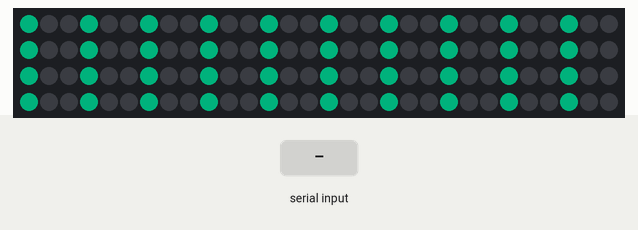
The sketch below on a simulated Arduino Uno, built with avr-gcc and run on an emulated ATmega328P. Parts: 120 RGB LEDs in strip order, left to right, continuing on the next row. Inputs (shaded band) come from the test bench. Dim RGB values are drawn brighter than linear.

Above: at 1.2 s.
1.3 s: byte 91 (91) received over Serial
At 1.41 s:
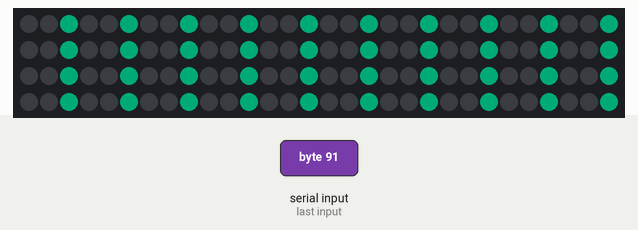
2.8 s: "93\n" received over Serial
At 2.9 s:
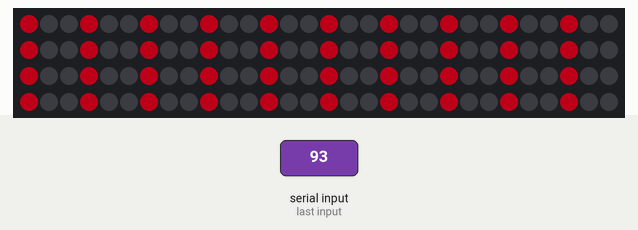
4.5 s: "v1\n" received over Serial
At 6.22 s:
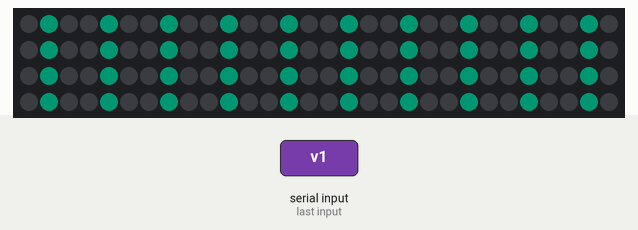
7.5 s: byte 93 (93) received over Serial
At 8.1 s:
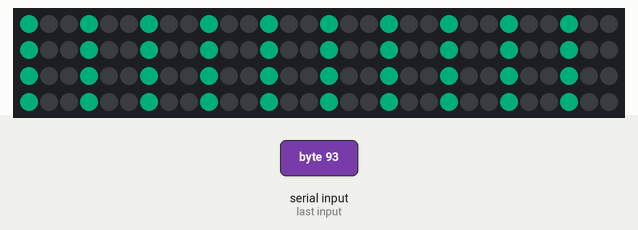

The sketch:

facetofesses-server-light.ino
```cpp
#include <Adafruit_NeoPixel.h>
#ifdef __AVR__
  #include <avr/power.h>
#endif

#define PIN 6

#define MIN_PROGRESS 0 // At the begining
#define MAX_PROGRESS 100 // At the end

#define MIN_COLOR 120 // At the begining
#define MAX_COLOR 255 // At the end

#define MIN_BRIGHTNESS 30 // At the begining
#define MAX_BRIGHTNESS 255 // At the end

#define MIN_BREATHING_DURATION 2000 // At the end - In milliseconds
#define MAX_BREATHING_DURATION 6000 // At the begining - milliIn seconds

int brightness = MIN_BRIGHTNESS;

int byte_read = 0;
int progress = 0;
bool chasing = false;

// Parameter 1 = number of pixels in strip
// Parameter 2 = Arduino pin number (most are valid)
// Parameter 3 = pixel type flags, add together as needed:
//   NEO_KHZ800  800 KHz bitstream (most NeoPixel products w/WS2812 LEDs)
//   NEO_KHZ400  400 KHz (classic 'v1' (not v2) FLORA pixels, WS2811 drivers)
//   NEO_GRB     Pixels are wired for GRB bitstream (most NeoPixel products)
//   NEO_RGB     Pixels are wired for RGB bitstream (v1 FLORA pixels, not v2)
//   NEO_RGBW    Pixels are wired for RGBW bitstream (NeoPixel RGBW products)
Adafruit_NeoPixel strip = Adafruit_NeoPixel(120, PIN, NEO_GRB + NEO_KHZ800);

void setup() {
  Serial.begin(115200);
  strip.begin();
  strip.setBrightness(100);
  strip.show();
}

void loop() {
  if (Serial.available()) {

    int p = 0;
    while (Serial.available()) {
      byte_read = Serial.read();
      if ( is_a_number(byte_read) ) {
        p = ascii2int(p, byte_read);
      }

      updateChasing(byte_read);

      // Wait 10ms to be sure to not miss the third character
      delay(10);
    }

    // Prevent unwanted values
    if (p >= MIN_PROGRESS && p <= MAX_PROGRESS) progress = p;
  }

  if (chasing) {
    brightnessModuler(progress);
    theaterChase(scaleValue(progress, MIN_PROGRESS, MAX_PROGRESS, MIN_COLOR, MAX_COLOR), 40);
  } else {
    for (uint16_t i=0; i < strip.numPixels(); i=i+3) {
      strip.setPixelColor(i, Wheel( (MIN_COLOR) % 255));
    }
    strip.show();
  }
}

boolean is_a_number(int n)
{
  return n >= 48 && n <= 57;
}

int ascii2int(int n, int byte_read)
{
  return n*10 + (byte_read - 48);
}

int updateChasing(int byte_read) {
  if (byte_read == 93) {
    chasing = false;
  } else if (byte_read == 91) {
    chasing = true;
  }
}

int scaleValue(int value, float min1, float max1, float min2, float max2) {
  return (int) min2 + (value - min1) / (max1 - min1) * (max2 - min2);
}

//Theatre-style crawling lights with provided color from 0 to 255
void theaterChase(int color, uint8_t wait) {
  for (int q=0; q < 3; q++) { // 1 pixel on for 3 offs
    for (uint16_t i=0; i < strip.numPixels(); i=i+3) {
      // Turn every third pixel on
      strip.setPixelColor(i+q, Wheel( (color) % 255));
    }

    strip.show();

    delay(wait);

    for (uint16_t i=0; i < strip.numPixels(); i=i+3) {
      strip.setPixelColor(i+q, 0);        //turn every third pixel off
    }
  }
}

void brightnessModuler(int progress) {
  int currentBreathingDuration = scaleValue(progress, MIN_PROGRESS, MAX_PROGRESS, MAX_BREATHING_DURATION, MIN_BREATHING_DURATION);
  int t = millis() % (int) currentBreathingDuration;

  // Reverse if higher than half of the current breathing duration
  if (t > currentBreathingDuration / 2){
     t = currentBreathingDuration - t;
  }

  int currentBrightness = scaleValue(t, 0.0, currentBreathingDuration, MIN_BRIGHTNESS, MAX_BRIGHTNESS);
  strip.setBrightness(currentBrightness);
}

// Input a value 0 to 255 to get a color value.
// The colours are a transition r - g - b - back to r.
uint32_t Wheel(byte WheelPos) {
  WheelPos = 255 - WheelPos;
  if(WheelPos < 85) {
    return strip.Color(255 - WheelPos * 3, 0, WheelPos * 3);
  }
  if(WheelPos < 170) {
    WheelPos -= 85;
    return strip.Color(0, WheelPos * 3, 255 - WheelPos * 3);
  }
  WheelPos -= 170;
  return strip.Color(WheelPos * 3, 255 - WheelPos * 3, 0);
}
```

Measured:
- after the input at 1.3 s, the LEDs: first change at once (image 1 shows a later state)
